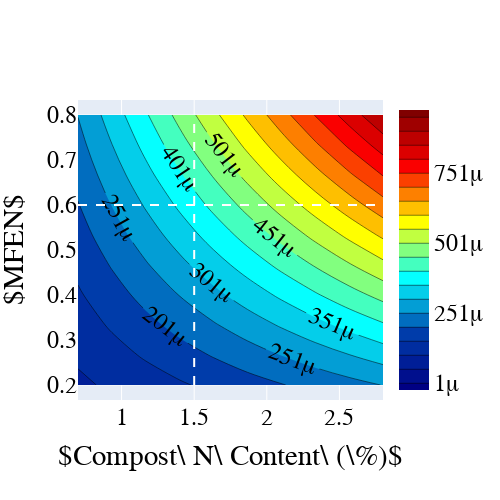

Here is the notebook cell this chart was saved with:
### Code cell
inputdata = ADP
ylab= '$MFEN$' 
xlab= '$Compost\ N\ Content\ (\%)$'
font = 24

fig = go.Figure(data =
    go.Contour(
        z=inputdata[inputdata.columns[0]].values.reshape((10,10)),
        x=inputdata[inputdata.columns[2]].unique()*100, # horizontal axis
        y=inputdata[inputdata.columns[1]].unique(), # vertical axis
        colorscale='Jet',
        contours=dict(
            start= 0.000001,
            end = 0.001,
            size= 0.00005,
            showlabels = True, # show labels on contours
            labelfont = dict( # label font properties
                size = font,
                color = 'black')) ))

fig.update_yaxes(title_font = {"size": font},range=[min(inputdata.columns[1]),max(inputdata.columns[1])])
fig.update_xaxes(title_font = {"size": font},range=[min(inputdata.columns[2]),max(inputdata.columns[2])])

fig.update_layout(
    xaxis_title=xlab,
    yaxis_title=ylab,
    font=dict(family="sans serif", size=font, color='black'),
    autosize=False,
    width=500,
    height=500,
    margin=dict(
        l=50,
        r=50,
        b=100,
        t=100,
        pad=0))

fig.add_trace(
    go.Scatter(
        x=[0.7, 2.8],
        y=[0.6,0.6],
        mode="lines",
        line = dict(color='white', width=2, dash='dash')
        ,showlegend=False))

fig.add_trace(
    go.Scatter(
        x=[1.5, 1.5],
        y=[0.2,0.8],
        mode="lines",
        line = dict(color='white', width=2, dash='dash'),
        showlegend=False))

fig.show(config=config)

### Figure 1 — Plotly figure (JSON) as saved in the notebook; plotly's stock layout.template omitted (floating-point values rounded to 4 significant figures)
{"data": [{"colorscale": [[0, "rgb(0,0,131)"], [0.2, "rgb(0,60,170)"], [0.4, "rgb(5,255,255)"], [0.6, "rgb(255,255,0)"], [0.8, "rgb(250,0,0)"], [1, "rgb(128,0,0)"]], "contours": {"end": 0.001, "labelfont": {"color": "black", "size": 24}, "showlabels": true, "size": 5e-05, "start": 1e-06}, "type": "contour", "x": [0.7, 0.9333, 1.167, 1.4, 1.633, 1.867, 2.1, 2.333, 2.567, 2.8], "y": [0.2, 0.2667, 0.3333, 0.4, 0.4667, 0.5333, 0.6, 0.6667, 0.7333, 0.8], "z": [[9.134e-05, 0.0001092, 0.0001271, 0.000145, 0.0001629, 0.0001808, 0.0001987, 0.0002166, 0.0002344, 0.0002523], [0.0001092, 0.0001331, 0.0001569, 0.0001808, 0.0002046, 0.0002285, 0.0002523, 0.0002762, 0.0003, 0.0003239], [0.0001271, 0.0001569, 0.0001867, 0.0002166, 0.0002464, 0.0002762, 0.000306, 0.0003358, 0.0003656, 0.0003954], [0.000145, 0.0001808, 0.0002166, 0.0002523, 0.0002881, 0.0003239, 0.0003596, 0.0003954, 0.0004312, 0.000467], [0.0001629, 0.0002046, 0.0002464, 0.0002881, 0.0003298, 0.0003716, 0.0004133, 0.000455, 0.0004968, 0.0005385], [0.0001808, 0.0002285, 0.0002762, 0.0003239, 0.0003716, 0.0004193, 0.000467, 0.0005147, 0.0005624, 0.0006101], [0.0001987, 0.0002523, 0.000306, 0.0003596, 0.0004133, 0.000467, 0.0005206, 0.0005743, 0.000628, 0.0006816], [0.0002166, 0.0002762, 0.0003358, 0.0003954, 0.000455, 0.0005147, 0.0005743, 0.0006339, 0.0006935, 0.0007532], [0.0002344, 0.0003, 0.0003656, 0.0004312, 0.0004968, 0.0005624, 0.000628, 0.0006935, 0.0007591, 0.0008247], [0.0002523, 0.0003239, 0.0003954, 0.000467, 0.0005385, 0.0006101, 0.0006816, 0.0007532, 0.0008247, 0.0008963]]}, {"line": {"color": "white", "dash": "dash", "width": 2}, "mode": "lines", "showlegend": false, "type": "scatter", "x": [0.7, 2.8], "y": [0.6, 0.6]}, {"line": {"color": "white", "dash": "dash", "width": 2}, "mode": "lines", "showlegend": false, "type": "scatter", "x": [1.5, 1.5], "y": [0.2, 0.8]}], "layout": {"autosize": false, "font": {"color": "black", "family": "sans serif", "size": 24}, "height": 500, "margin": {"b": 100, "l": 50, "pad": 0, "r": 50, "t": 100}, "width": 500, "xaxis": {"range": ["N_cont", "initflow"], "title": {"text": "$Compost\\ N\\ Content\\ (\\%)$"}}, "yaxis": {"range": ["Land_app", "MFEN"], "title": {"text": "$MFEN$"}}}}
